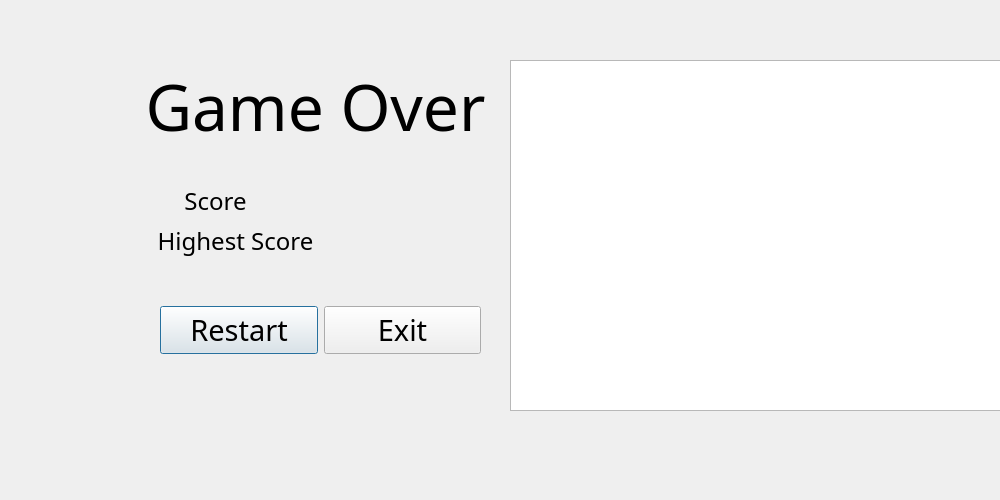
<?xml version="1.0" encoding="UTF-8"?>
<ui version="4.0">
 <class>GameOverDialog</class>
 <widget class="QDialog" name="GameOverDialog">
  <property name="geometry">
   <rect>
    <x>0</x>
    <y>0</y>
    <width>1000</width>
    <height>500</height>
   </rect>
  </property>
  <property name="windowTitle">
   <string>Dialog</string>
  </property>
  <widget class="QLabel" name="label">
   <property name="geometry">
    <rect>
     <x>120</x>
     <y>50</y>
     <width>391</width>
     <height>111</height>
    </rect>
   </property>
   <property name="font">
    <font>
     <family>Aa暗夜深渊 (非商业使用)</family>
     <pointsize>48</pointsize>
    </font>
   </property>
   <property name="text">
    <string>Game Over</string>
   </property>
   <property name="alignment">
    <set>Qt::AlignCenter</set>
   </property>
  </widget>
  <widget class="QWidget" name="layoutWidget">
   <property name="geometry">
    <rect>
     <x>160</x>
     <y>300</y>
     <width>321</width>
     <height>61</height>
    </rect>
   </property>
   <layout class="QHBoxLayout" name="horizontalLayout">
    <item>
     <widget class="QPushButton" name="pushButton">
      <property name="font">
       <font>
        <family>Aa暗夜深渊 (非商业使用)</family>
        <pointsize>22</pointsize>
       </font>
      </property>
      <property name="text">
       <string>Restart</string>
      </property>
     </widget>
    </item>
    <item>
     <widget class="QPushButton" name="pushButton_2">
      <property name="font">
       <font>
        <family>Aa暗夜深渊 (非商业使用)</family>
        <pointsize>22</pointsize>
       </font>
      </property>
      <property name="text">
       <string>Exit</string>
      </property>
     </widget>
    </item>
   </layout>
  </widget>
  <widget class="QLabel" name="label_2">
   <property name="geometry">
    <rect>
     <x>170</x>
     <y>180</y>
     <width>91</width>
     <height>41</height>
    </rect>
   </property>
   <property name="font">
    <font>
     <family>Aa暗夜深渊 (非商业使用)</family>
     <pointsize>18</pointsize>
    </font>
   </property>
   <property name="text">
    <string>Score</string>
   </property>
   <property name="alignment">
    <set>Qt::AlignCenter</set>
   </property>
  </widget>
  <widget class="QLabel" name="label_3">
   <property name="geometry">
    <rect>
     <x>140</x>
     <y>220</y>
     <width>191</width>
     <height>41</height>
    </rect>
   </property>
   <property name="font">
    <font>
     <family>Aa暗夜深渊 (非商业使用)</family>
     <pointsize>18</pointsize>
    </font>
   </property>
   <property name="text">
    <string>Highest Score</string>
   </property>
   <property name="alignment">
    <set>Qt::AlignCenter</set>
   </property>
  </widget>
  <widget class="QLabel" name="ScoreLabel">
   <property name="geometry">
    <rect>
     <x>330</x>
     <y>180</y>
     <width>51</width>
     <height>31</height>
    </rect>
   </property>
   <property name="font">
    <font>
     <family>Aa暗夜深渊 (非商业使用)</family>
     <pointsize>26</pointsize>
     <italic>false</italic>
    </font>
   </property>
   <property name="text">
    <string/>
   </property>
   <property name="alignment">
    <set>Qt::AlignCenter</set>
   </property>
  </widget>
  <widget class="QLabel" name="HScoreLabel">
   <property name="geometry">
    <rect>
     <x>370</x>
     <y>230</y>
     <width>71</width>
     <height>31</height>
    </rect>
   </property>
   <property name="font">
    <font>
     <family>Aa暗夜深渊 (非商业使用)</family>
     <pointsize>26</pointsize>
     <italic>false</italic>
    </font>
   </property>
   <property name="text">
    <string/>
   </property>
  </widget>
  <widget class="QTextBrowser" name="textBrowser">
   <property name="geometry">
    <rect>
     <x>510</x>
     <y>60</y>
     <width>551</width>
     <height>351</height>
    </rect>
   </property>
   <property name="font">
    <font>
     <family>得意黑</family>
     <pointsize>12</pointsize>
     <italic>true</italic>
    </font>
   </property>
  </widget>
 </widget>
 <resources/>
 <connections/>
</ui>
